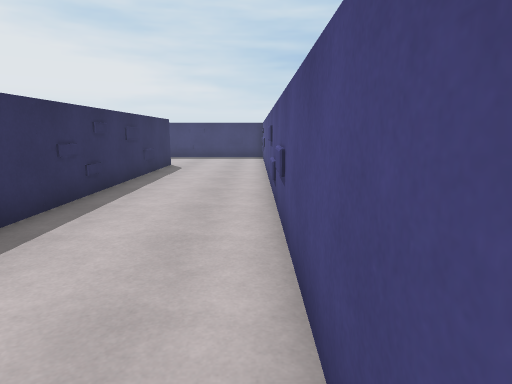
[1] (above)

13 first-person views from a walk through a Unity game level. The camera is 1.4 m above the floor, tilts 10° down and sees 75° across. The floor is counted in squares, 1 m on a side. Each view is taken from the middle of a square. On the plan, view 1 faces up. The plan holds only what a view shows up to about 15 squares ahead; the rest is blank. The place goes on beyond the plan.

[2]
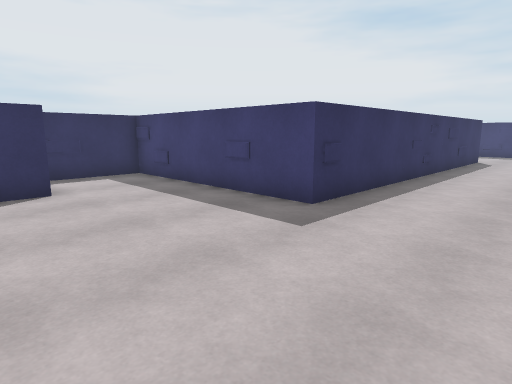

[3]
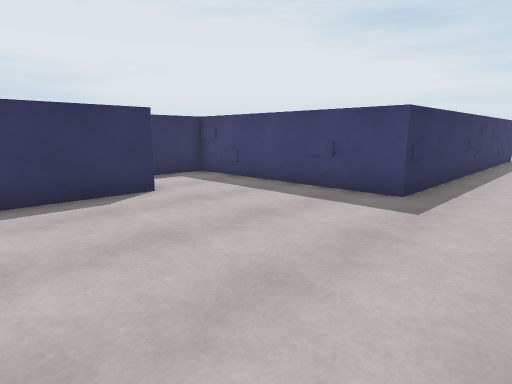

[4]
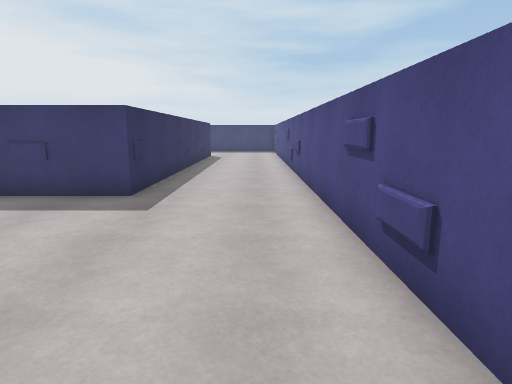

[5]
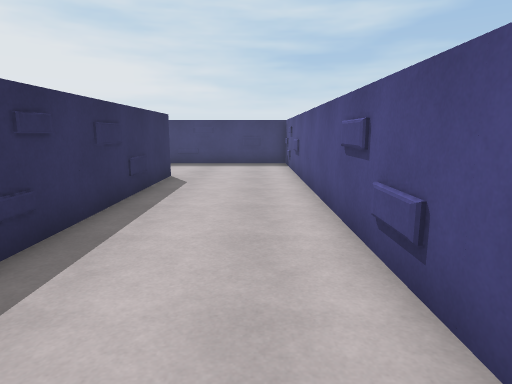

[6]
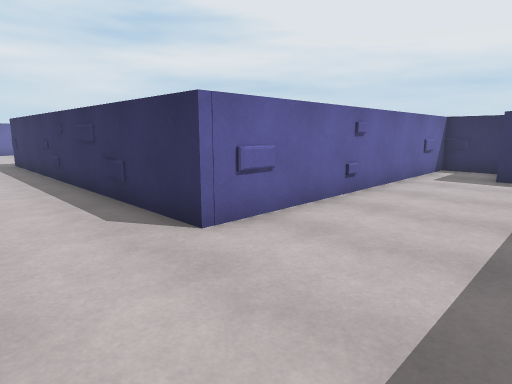

[7]
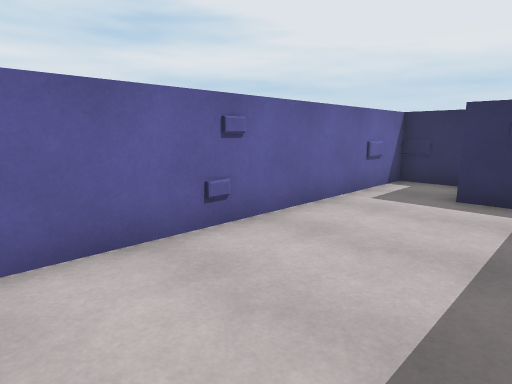

[8]
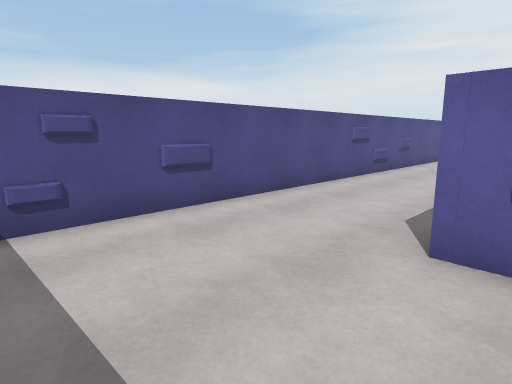

[9]
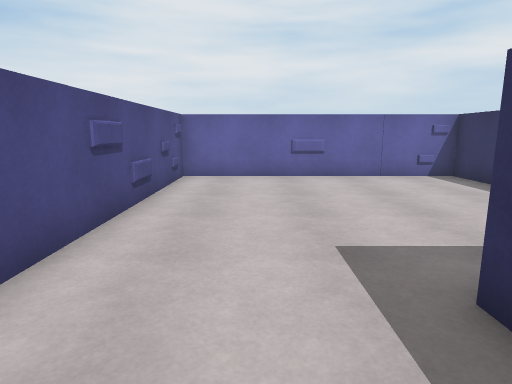

[10]
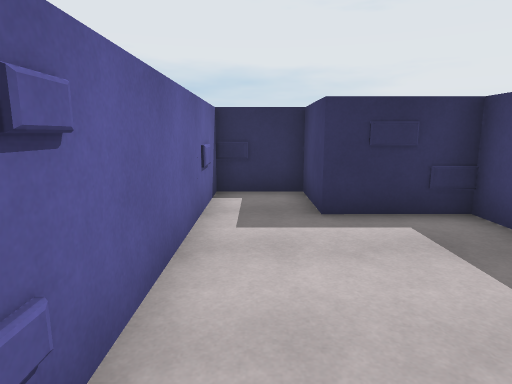

[11]
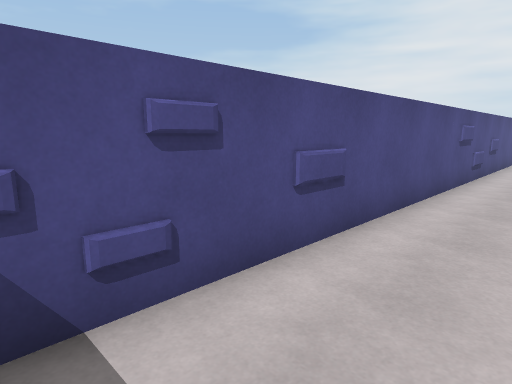

[12]
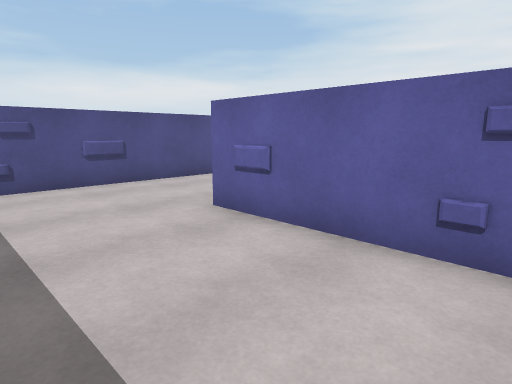

[13]
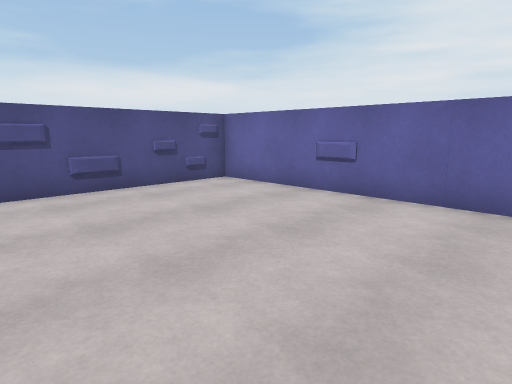

### Floor plan
Points are (right, up) in squares from view 1. A wall is a line through its corners. A room is listed if a view was taken in it or the views show most of it. See-through windows are left out.
Room 1 (views 1, 2, 3, 4, 5, 6, 7, 8, 9, 10, 11, 12, 13)
walls: (-3.9, 8.6) (-3.7, 8) (-3.9, 7.4); (-8.7, 15) (-8.3, 15.1) (-7.9, 15); (-8.5, -2) (-8.5, -7); (0.4, 17.1) (0.3, 17.7); (0.2, 17.6) (0.3, 18.4); (-7.1, -7) (0.4, -7) (0.4, 19.2); (-12.7, 19.5) (-12.7, 17.2) (-15, 17.2) (-15, 15) (-3.8, 15) (-3.8, 1.4) (-11.3, 1.4) (-11.3, -1.4)
ways out: opening at (-8, 15); opening at (-7.5, -7)

Positions as (right, up) in squares from view 1, and headings:
1: (0, 0), facing up
2: (0, -4), facing up-left
3: (-1, -6), facing up-left
4: (-1, -6), facing up
5: (-1, 4), facing up
6: (-1, 19), facing down-left
7: (-5, 19), facing down-left
8: (-5, 19), facing down-right
9: (-2, 4), facing down
10: (-7, 16), facing left
11: (-2, 19), facing down-right
12: (-9, 19), facing down-right
13: (-8, 0), facing down-right
